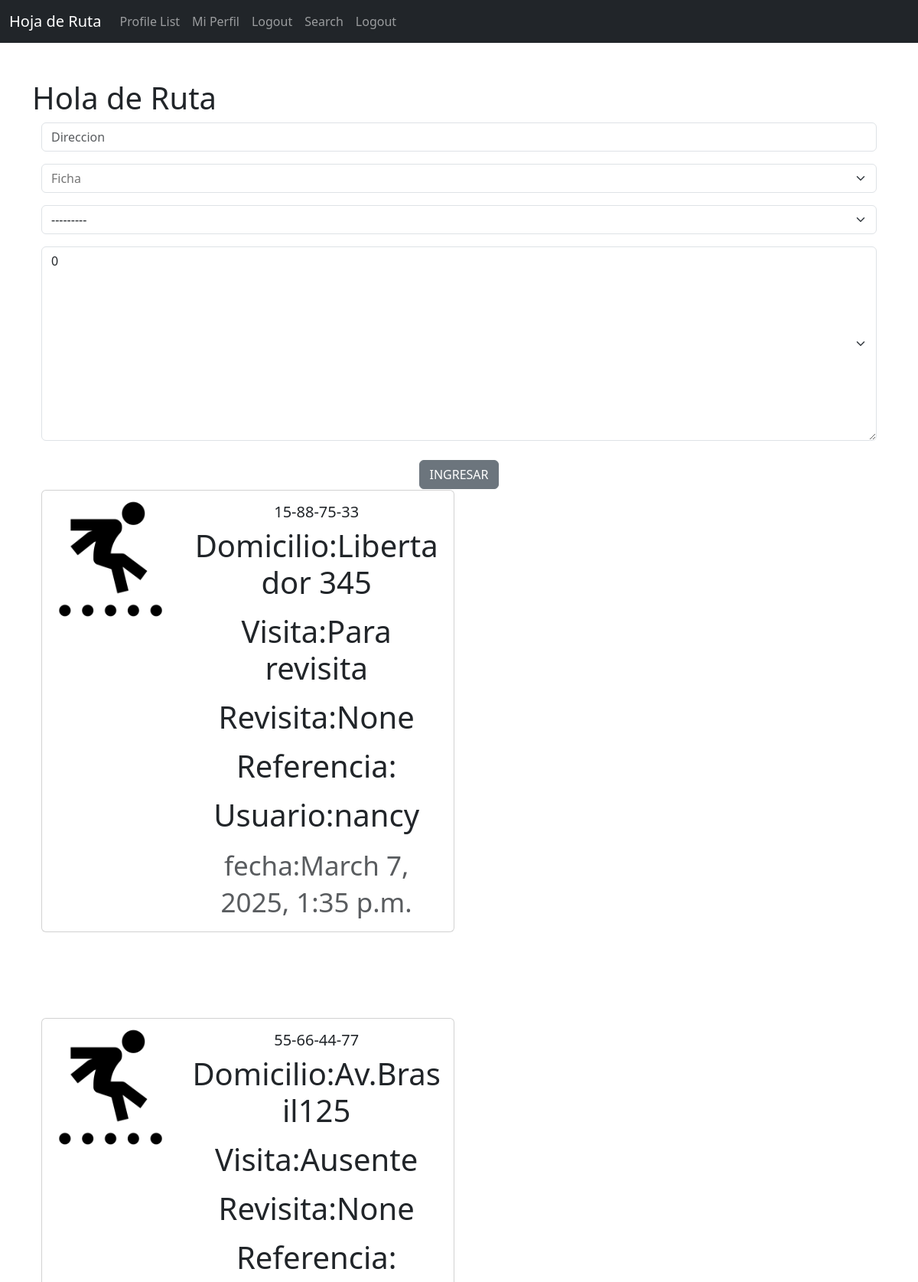
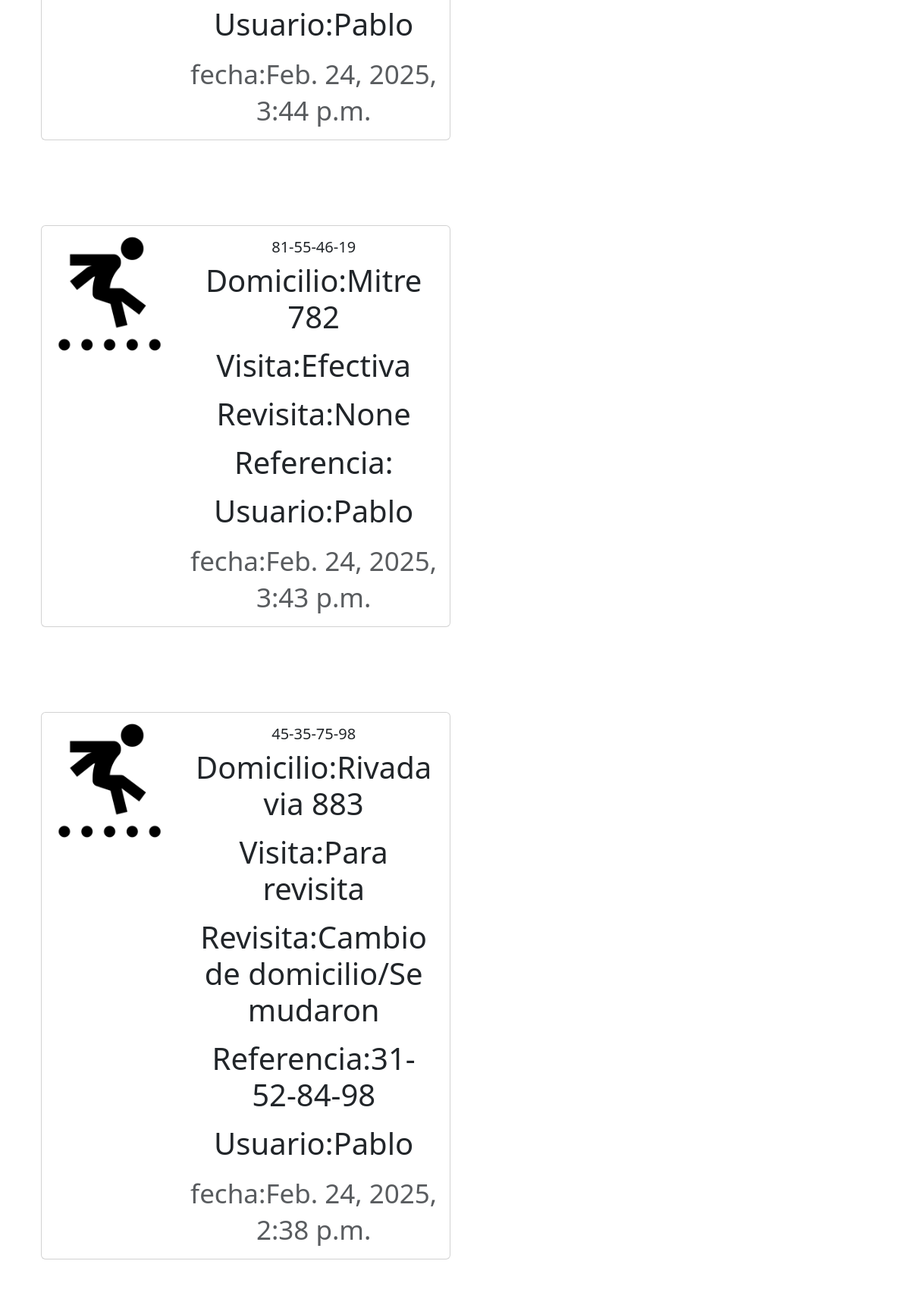
Page /home_in/ (signed in, upper part) on the committed database (2 pictures, top to bottom).
### hoja_campo/models.py (models this page shows, shortened)
class Meep(models.Model):
    created_at = models.DateTimeField(auto_now_add=True)
    user = models.ForeignKey(User, related_name="meeps", on_delete=models.DO_NOTHING)
    domicilio = models.CharField(max_length=200)
    ficha = models.TextField(max_length=11)
    visita = models.ForeignKey(Ficha_Tipo, on_delete=models.CASCADE,null=True)
    revisita = models.ForeignKey(Ficha_Tipo_2, on_delete=models.CASCADE,null=True)
    revisita_fecha = models.DateField(blank=True, null=True)
    revisita_usuario = models.TextField(max_length=11,default='')
    ficha_ref = models.TextField(max_length=11,default='')
    comentarios = models.TextField(default=0, null=False,blank=False, max_length=200)

class Ficha_Tipo(models.Model):
    nombre = models.CharField(max_length=50)
    def __str__(self):
        return self.nombre

class Ficha_Tipo_2(models.Model):
    nombre = models.CharField(max_length=50)
    def __str__(self):
        return self.nombre

### hoja_campo/views.py (the view, shortened to what this page needs)
# urls.py: path('home_in/', views.home_in, name='home_in'),
def home_in(request):
    if request.user.is_authenticated:
       form = MeepForm(request.POST or None)
       meeps = Meep.objects.all().order_by("-created_at")
       return render(request, 'home_in.html', {"meeps":meeps, "form":form})
    else:
         messages.success(request, ("Tenes que estar logueado"))
         return render(request, 'login.html', {"meeps":meeps})

### hoja_campo/forms.py
class MeepForm(forms.ModelForm):
   class Meta:
      model=Meep
      fields=['domicilio', 'ficha', 'visita','comentarios']
      labels={
         'domicilio':'',
         'ficha':'',
         'visita':'',
         'comentarios': '',
       }
      widgets = {
         'domicilio': forms.TextInput(attrs={'placeholder': 'Direccion', 'class':'form-control'}),
         'ficha': forms.TextInput(attrs={'placeholder' : 'Ficha', 'class':'form-select'}),
         'visita': forms.Select(attrs={'placeholder' : 'Visita', 'class':'form-select'}),
         'comentarios': forms.Textarea(attrs={'placeholder' : 'Comentarios', 'class':'form-select'}),
       }

### hoja_campo/hoja_campo/templates/home_in.html (shortened to what this page needs)
{% extends 'base.html' %}
{% load static %}
{% block content %}
<h1>Hola de Ruta<h1>
<div class="container text-center">
    <div class="row">
            <div class="col-12">
              {% if form %}
              <form method=POST>
                {{ form.as_p }}
                <button type="submit" class="btn btn-secondary">INGRESAR</button>
              </form>
              {% endif %}
            </div>
            <div class="col-12">
              {% for meep in meeps %}
              {% if meep.visita == 9 %}
             <div class="card border-success mb-3" style="max-width: 540px;">
                 <div class="row g-0">
                   <div class="col-md-4">
                     <img src="{% static 'images/user.png' %}" class="img-fluid rounded-start" alt="Profile_Image">
                   </div>
                   <div class="col-md-8">
                     <div class="card-body">
                       <h5 class="card-title">{{ meep.ficha }}</h5>
                       <p class="card-text">Domicilio:{{ meep.domicilio }}</p>
                       <p class="card-text">Visita:{{ meep.visita }}</p>
                       <p class="card-text">Revisita:{{ meep.revisita }}</p>
                       <p class="card-text">Referencia:{{ meep.ficha_ref }}</p>
                       <p class="card-text">Usuario:{{ meep.user }}</p>
                       <p class="card-text"><small class="text-body-secondary">fecha:{{ meep.created_at }}</small></p>
                       {% if request.user.username == profile.user.username %}
                         <a href="{% url 'edit_meep' meep.id %}"><button type="button" class="btn btn-outline-success btn-lg">Editar</button></a>
                       {% endif %}
                     </div>
                   </div>
                 </div>
             </div>
             {% else %}
             <div class="card mb-3" style="max-width: 540px;">
               <div class="row g-0">
                 <div class="col-md-4">
                   <img src="{% static 'images/user.png' %}" class="img-fluid rounded-start" alt="Profile_Image">
                 </div>
                 <div class="col-md-8">
                   <div class="card-body">
                     <h5 class="card-title">{{ meep.ficha }}</h5>
                     <p class="card-text">Domicilio:{{ meep.domicilio }}</p>
                     <p class="card-text">Visita:{{ meep.visita }}</p>
                     <p class="card-text">Revisita:{{ meep.revisita }}</p>
                     <p class="card-text">Referencia:{{ meep.ficha_ref }}</p>
                     <p class="card-text">Usuario:{{ meep.user }}</p>
                     <p class="card-text"><small class="text-body-secondary">fecha:{{ meep.created_at }}</small></p>
                   </div>
                 </div>
               </div>
             </div>
             {% endif %}
             <br/><br/>
             {% endfor %}
         </div>
{% endblock %}

### rows in the picture
Meep: ficha "15-88-75-33", domicilio "Libertador 345", visita "Para revisita", revisita "None", user "nancy", created_at "March 7, 2025, 1:35 p.m."
Meep: ficha "55-66-44-77", domicilio "Av.Brasil125", visita "Ausente", revisita "None", user "Pablo", created_at "Feb. 24, 2025, 3:44 p.m."
Meep: ficha "81-55-46-19", domicilio "Mitre 782", visita "Efectiva", revisita "None", user "Pablo", created_at "Feb. 24, 2025, 3:43 p.m."
Meep: ficha "45-35-75-98", domicilio "Rivadavia 883", visita "Para revisita", revisita "Cambio de domicilio/Se mudaron", ficha_ref "31-52-84-98", user "Pablo", created_at "Feb. 24, 2025, 2:38 p.m."
